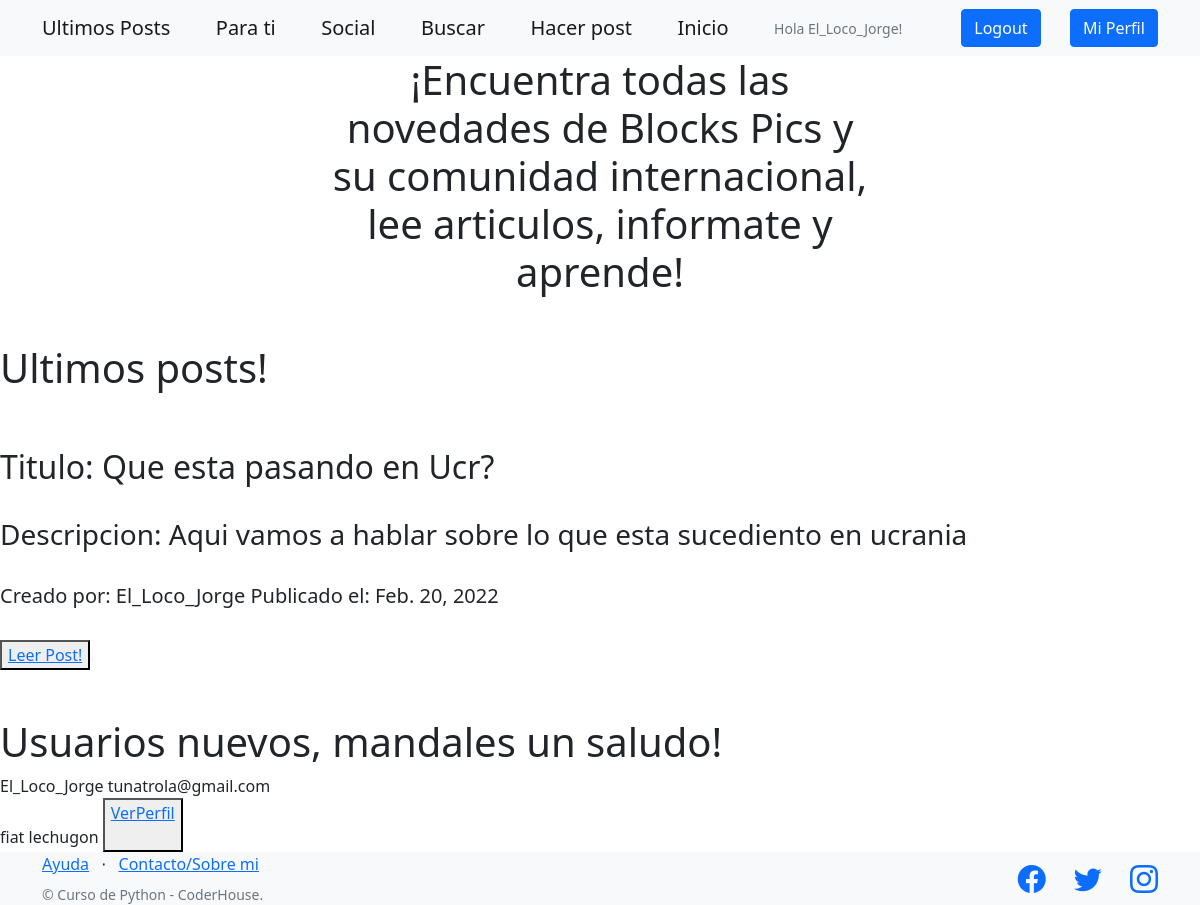
The app's page /Coder/inicio (signed in) with its own data.
### AppCoder/models.py (models this page shows, shortened)
class Post(Model):
    descripcion= TextField()
    text = TextField()
    titulo = CharField(max_length = 30)
    autor= CharField(max_length=20)
    fecha_de_creacion = DateField()
    user = ForeignKey(User, on_delete=CASCADE)
    logo = ImageField(upload_to = 'logopost', null=True,blank=True)

### AppCoder/views.py (the view)
# urls.py: path("inicio", inicio, name='inicio'),
def inicio(request):
    if request.user.is_authenticated:
        avatar = Avatar.objects.filter(user=request.user)
        if avatar:
            avatar_url =avatar.last().imagen.url
        else:
            avatar_url=''
    else:
        avatar_url=''
    ultimo_post = Post.objects.last()
    ultimo_usuario = User.objects.last()
    return render(request,'AppCoder/inicio.html',
                  {'avatar_url':avatar_url,'ultimo_post':ultimo_post,'ultimo_usuario':ultimo_usuario}
                  )

### templates/AppCoder/inicio.html
{% extends 'AppCoder/padre_inicio.html' %}
{% load static %}
{% block titulo %}
 <header class="masthead">
    <div class="container position-relative">
        <div class="row justify-content-center">
            <div class="col-xl-6">
                <div class="text-center text-RED">
                    <h1 class="mb-5">¡Encuentra todas las novedades de Blocks Pics y su comunidad internacional, lee articulos, informate y aprende!</h1>
                </div>
            </div>
        </div>
    </div>
</header>
{% endblock %}
 {% block blocke_1 %}
<h1> Ultimos posts! </h1> <br>
{% if ultimo_post %}
<br>
  <h2>Titulo: {{ultimo_post.titulo}}</h2>
  <br>
  <h3>Descripcion: {{ultimo_post.descripcion}}</h3>
  <br>
  <h5> Creado por:
  {{ultimo_post.autor}}
    Publicado el:
  {{ultimo_post.fecha_de_creacion}}</h5>
  <br>
  <button>
    <a href= "{% url 'post_detail' ultimo_post.id %}" >Leer Post!</a>
  </button>
  <br><br><br>
  {% else %}
  <h2> No se han encontrado posts :c </h2>
  <br>
  <br>
   {% endif %}
  <h1>Usuarios nuevos, mandales un saludo!</h1>
  {% if ultimo_usuario %}
  {{ultimo_usuario.username}}
  {{ultimo_usuario.email}} <br>
  {{ultimo_usuario.last_name}}
  {{ultimo_usuario.first_name}}
  <button>
    <a href= "{% url 'user_profile' ultimo_usuario.id %}" >VerPerfil</a>
    <br>
    <br>
  </button>
  {% else %}
  <h2> No se han usuarios nuevos :c </h2>
  {% endif %}
 {% endblock %}

### templates/AppCoder/padre_inicio.html (shortened to what this page needs)
<!DOCTYPE html>
<html lang="en">
    <head>
        {% load static %}
        <link href="https://cdn.jsdelivr.net/npm/bootstrap-icons@1.5.0/font/bootstrap-icons.css" rel="stylesheet" type="text/css" />
        <link href="{%static 'AppCoder/css/styles.css' %}" rel="stylesheet" />
    </head>
    <body>
        <nav class="navbar navbar-light bg-light static-top">
            <div class="container">
                <a class="navbar-brand" href="{% url 'post_view' %}">Ultimos Posts</a>
                <a class="navbar-brand" href="{% url 'para_ti' %}">Para ti</a>
                <a class="navbar-brand" href="{% url 'social' %}">Social</a>
                <a class="navbar-brand" href="{% url 'post_buscar' %}">Buscar</a>
                <a class="navbar-brand" href="{% url 'crear_post' %}">Hacer post</a>
                <a class="navbar-brand" href="{% url 'inicio' %}">Inicio</a>
                {% if not user.is_authenticated %}
                    <a class="btn btn-primary" href="{% url 'login' %}">INICIAR SECION</a>
                    <a class="btn btn-primary" href="{% url 'registro' %}">REGISTRARSE</a>
                {% else %}
                    <p class="text-muted small mb-4 mb-lg-0">Hola {{user.username}}!</p>
                    <a class="btn btn-primary" href="{% url 'logout' %}">Logout</a>
                    <a class="btn btn-primary" href="{% url 'user_profile' user.id %}">Mi Perfil</a>
                {% endif %}
            </div>
        </nav>
        {% block titulo %}
        {% endblock %}
        {% block blocke_1 %}
        {% endblock %}
        <footer class="footer bg-light">
            <div class="container">
                <div class="row">
                    <div class="col-lg-6 h-100 text-center text-lg-start my-auto">
                        <ul class="list-inline mb-2">
                            <li class="list-inline-item"><a href="{%url 'help' %}">Ayuda</a></li>
                            <li class="list-inline-item">⋅</li>
                            <li class="list-inline-item"><a href="{%url 'sobremi' %}">Contacto/Sobre mi</a></li>
                        </ul>
                        <p class="text-muted small mb-4 mb-lg-0">&copy; Curso de Python - CoderHouse.</p>
                    </div>
                    <div class="col-lg-6 h-100 text-center text-lg-end my-auto">
                        <ul class="list-inline mb-0">
                            <li class="list-inline-item me-4">
                                <a href="https://www.facebook.com/larry.lopezperez.33"><i class="bi-facebook fs-3"></i></a>
                            </li>
                            <li class="list-inline-item me-4">
                                <a href="https://www.facebook.com/susana.sosa.33821189"><i class="bi-twitter fs-3"></i></a>
                            </li>
                            <li class="list-inline-item">
                                <a href="https://www.facebook.com/larry.lopezperez.33"><i class="bi-instagram fs-3"></i></a>
                            </li>
                        </ul>
                    </div>
                </div>
            </div>
        </footer>
    </body>
</html>

### records on screen
Post: titulo "Que esta pasando en Ucr?", descripcion "Aqui vamos a hablar sobre lo que esta sucediento en ucrania", autor "El_Loco_Jorge", fecha_de_creacion "Feb. 20, 2022"

### other values on screen
{{ user.username }} "El_Loco_Jorge"
{{ ultimo_usuario.username }} "El_Loco_Jorge"
{{ ultimo_usuario.email }} "tunatrola@gmail.com"
{{ ultimo_usuario.last_name }} "fiat"
{{ ultimo_usuario.first_name }} "lechugon"
